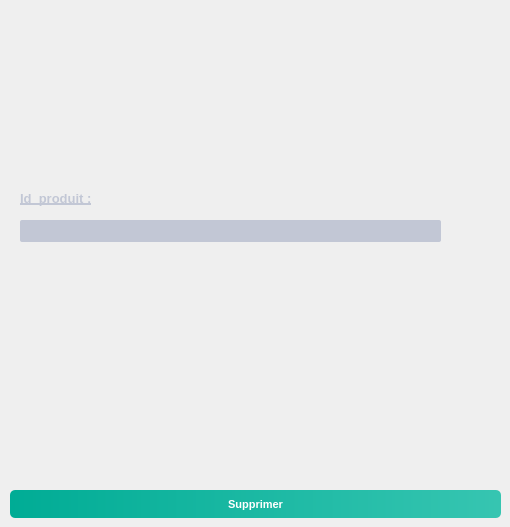
        <widget class="QWidget" name="tab_7">
         <attribute name="title">
          <string>Supprimer_produit</string>
         </attribute>
         <widget class="QPushButton" name="pushButton_4">
          <property name="geometry">
           <rect>
            <x>10</x>
            <y>490</y>
            <width>491</width>
            <height>28</height>
           </rect>
          </property>
          <property name="styleSheet">
           <string notr="true">QPushButton
{
	background-color: qlineargradient(spread:pad, x1:0, y1:0.511, x2:1, y2:0.511, stop:0 rgba(0, 172, 149, 255),stop:0.995192 rgba(54, 197, 177, 255));
	color: #fff;
	font-size: 11px;
	font-weight: bold;
	border: none;
	border-radius: 5px;
	padding: 5px;

}


QPushButton::hover
{
	background-color: qlineargradient(spread:pad, x1:0, y1:0.511, x2:1, y2:0.511, stop:0 rgba(0, 207, 179, 255),stop:1 rgba(70, 255, 230, 255));

}</string>
          </property>
          <property name="text">
           <string>Supprimer</string>
          </property>
         </widget>
         <widget class="QLineEdit" name="id_4">
          <property name="geometry">
           <rect>
            <x>20</x>
            <y>220</y>
            <width>421</width>
            <height>22</height>
           </rect>
          </property>
          <property name="styleSheet">
           <string notr="true">background-color: #c2c7d5;
	color: #000;
	font-weight: bold;
	border: none;
	border-radius: 2px;
	padding: 3px;</string>
          </property>
         </widget>
         <widget class="QLabel" name="label_9">
          <property name="geometry">
           <rect>
            <x>20</x>
            <y>190</y>
            <width>91</width>
            <height>16</height>
           </rect>
          </property>
          <property name="font">
           <font>
            <pointsize>-1</pointsize>
            <weight>75</weight>
            <bold>true</bold>
            <underline>true</underline>
           </font>
          </property>
          <property name="styleSheet">
           <string notr="true">QLabel
{
	background-color: transparent;
	color: #c2c7d5;
	font-size: 13px;

}</string>
          </property>
          <property name="text">
           <string>Id_produit :</string>
          </property>
         </widget>
        </widget>
